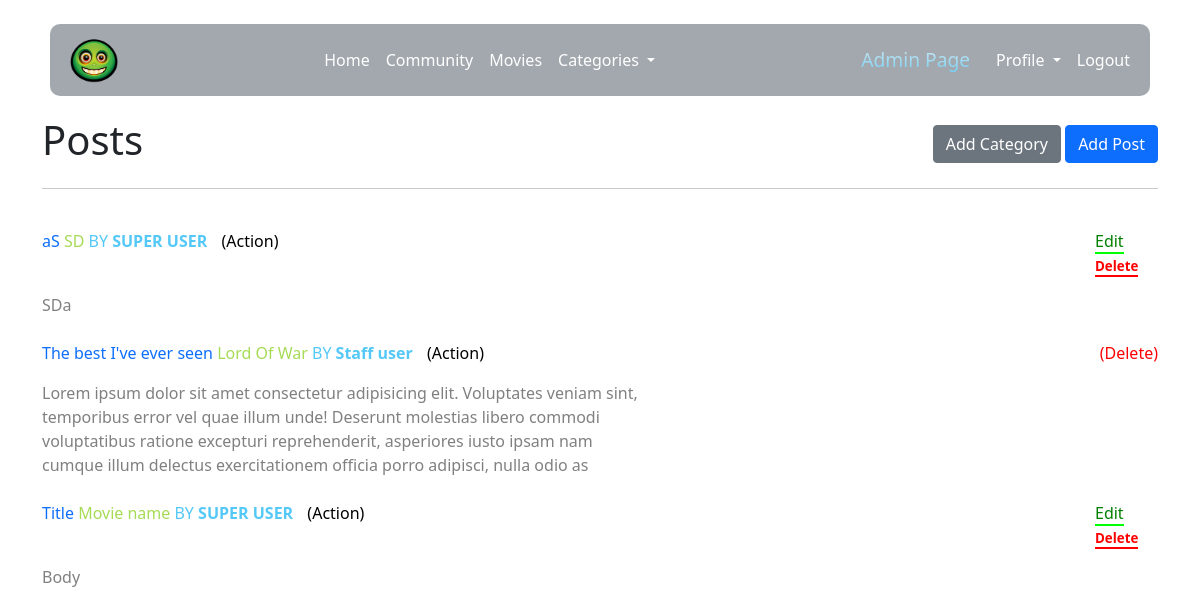
The app's page /community/ (signed in), older data.
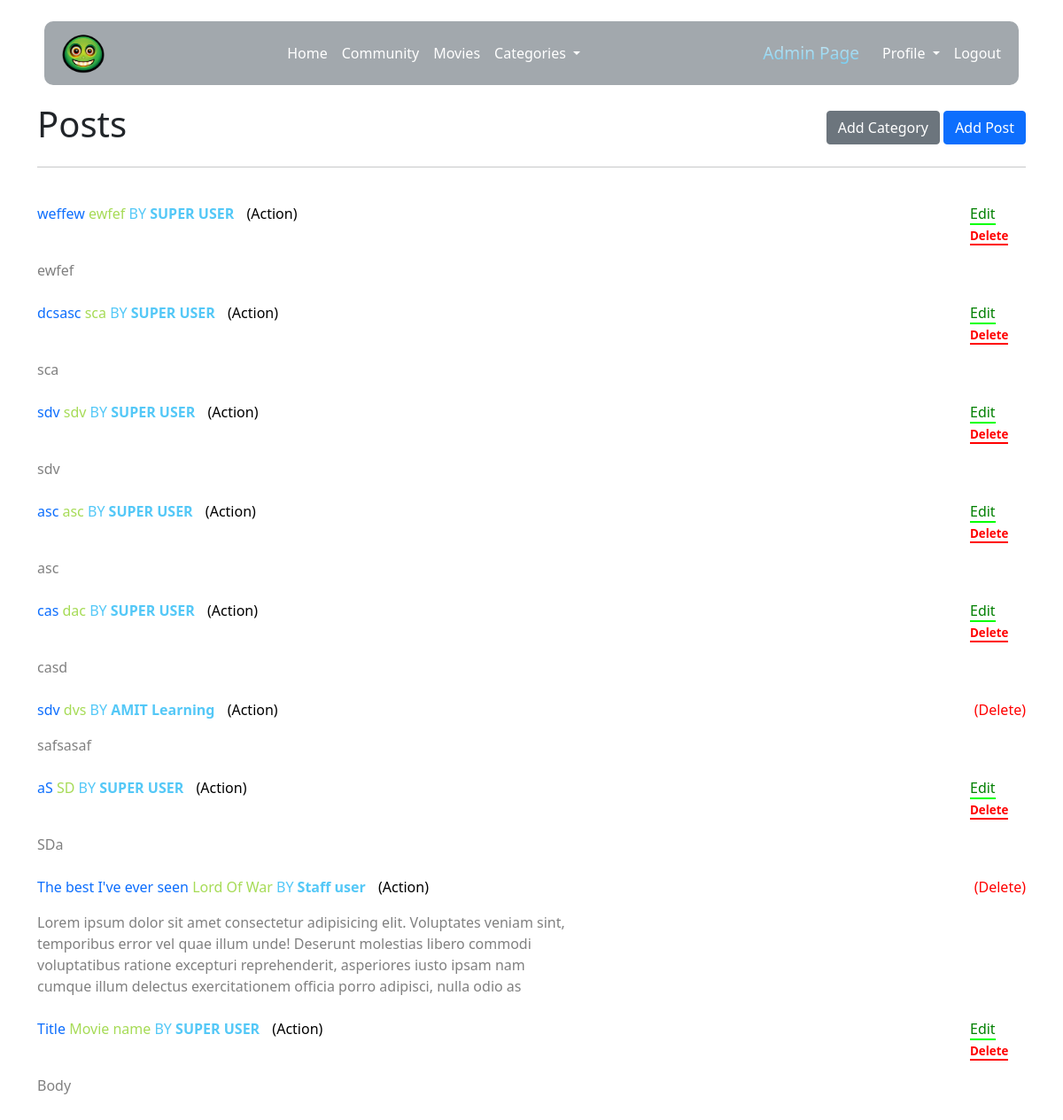
The same page, newer data.
### community_blog/models.py (models this page shows, shortened)
class Post(models.Model):
    title = models.CharField(max_length=255)
    movie_name = models.TextField()
    category = models.CharField(max_length=255)
    body = models.TextField()
    movie_poster = models.ImageField(
        null=False, blank=False, upload_to='images/')
    author = models.ForeignKey(User, on_delete=models.CASCADE)
    likes = models.ManyToManyField(User, related_name='community_blog')
    Publication_date = models.DateTimeField(auto_now_add=True)

### community_blog/views.py (the view)
# urls.py: path('community/', CommunityView.as_view(), name='community'),
class CommunityView(ListView):
    model = Post
    template_name = 'community.html'
    ordering = ['-Publication_date']

### community_blog/category_context_proccessor.py (called while the page is built)
def get_context_data(self, *args, **kwargs):
    categories_menu = Category.objects.all()
    return {'categories_menu': categories_menu}

### community_blog/models.py (called while the page is built)
    def __str__(self):
        return self.name

### members/auth.py (called while the page is built)
    def get_user(self, user_id):
        try:
            return get_user_model().objects.get(pk=user_id)
        except get_user_model().DoesNotExist:
            return None

### community_blog/templates/community.html (shortened to what this page needs)
{% extends 'base.html' %}
{% load static %}
{% block content %}
{% if user.is_authenticated %}
<div style="display: flex; justify-content: space-between">
  <h1 style="display: inline-block; margin-right: 5%">Posts</h1>
  <div style="align-self: center">
    {% if user.is_staff %}
    <a
      style="
        text-decoration: none;
        color: white;
        height: fit-content;
        align-self: center;
      "
      href="{% url 'add_category' %}"
      ><button type="button" class="btn btn-secondary">Add Category</button></a
    >
    {% endif %}
    <a style="text-decoration: none; color: white" href="{% url 'add_post' %}">
      <button
        type="button"
        class="btn btn-primary"
        style="height: fit-content; align-self: center"
      >
        Add Post
      </button></a
    >
  </div>
</div>
<hr />
<br />
<ul style="padding: 0">
  {% for post in object_list %}
  <li style="display: flex; justify-content: space-between">
    <div>
      <a
        style="text-decoration: none"
        href="{% url 'article_details' post.pk %}"
        >{{ post.title|slice:30 }}
      </a>
      <span style="color: rgb(166, 219, 86)"> {{ post.movie_name }}</span>
      <span style="color: #54c8f7"
        >BY
        <a
          href="{% url 'show_profile' post.author_id %}"
          style="text-decoration: none; color: #54c8f7; font-weight: 600"
        >
          {{ post.author.get_full_name }}</a
        ></span
      >
      <a
        style="color: black; text-decoration: none; padding-left: 10px"
        href="{% url 'category' post.category %}"
        >({{ post.category }})</a
      >
    </div>
    {% if user.id == post.author.id %}
    <p style="width: 5.25vw">
      <a
        style="
          text-decoration: none;
          color: green;
          border-bottom: lime 2px solid;
        "
        href="{% url 'update_post' post.pk %}"
        >Edit</a
      >
      <a
        style="
          text-decoration: none;
          color: red;
          border-bottom: red 2px solid;
          font-weight: 600;
          font-size: smaller;
        "
        href="{% url 'delete_post' post.pk %}"
        >Delete</a
      >
    </p>
    {% endif %}
    {% if user.id != post.author.id %}
    {% if user.is_superuser %}
    <p>
      <a
        style="text-decoration: none; color: red"
        href="{% url 'delete_post' post.pk %}"
        >(Delete)</a
      >
    </p>
    {% endif %}
    {% endif %}
  </li>
  <li style="list-style-type: none; width: 50vw; overflow: hidden">
    <a
      style="text-decoration: none; width: 15%; color: gray"
      href=" {% url 'article_details' post.pk %} "
      >{{ post.body|slice:'300' }}</a
    >
  </li>
  <br />
  {% endfor %}
</ul>
{% endif %}
{% endblock %}

Row changes from the older to the newer data that the page shows:
added Post: title "weffew", movie_name "ewfef", author.get_full_name "SUPER USER", category "Action", shows "Edit", body "ewfef"
added Post: title "dcsasc", movie_name "sca", author.get_full_name "SUPER USER", category "Action", shows "Edit", body "sca"
added Post: title "sdv", movie_name "sdv", author.get_full_name "SUPER USER", category "Action", shows "Edit", body "sdv"
added Post: title "asc", movie_name "asc", author.get_full_name "SUPER USER", category "Action", shows "Edit", body "asc"
added Post: title "cas", movie_name "dac", author.get_full_name "SUPER USER", category "Action", shows "Edit", body "casd"
added Post: title "sdv", movie_name "dvs", author.get_full_name "AMIT Learning", category "Action", shows "(Delete)", body "safsasaf"
